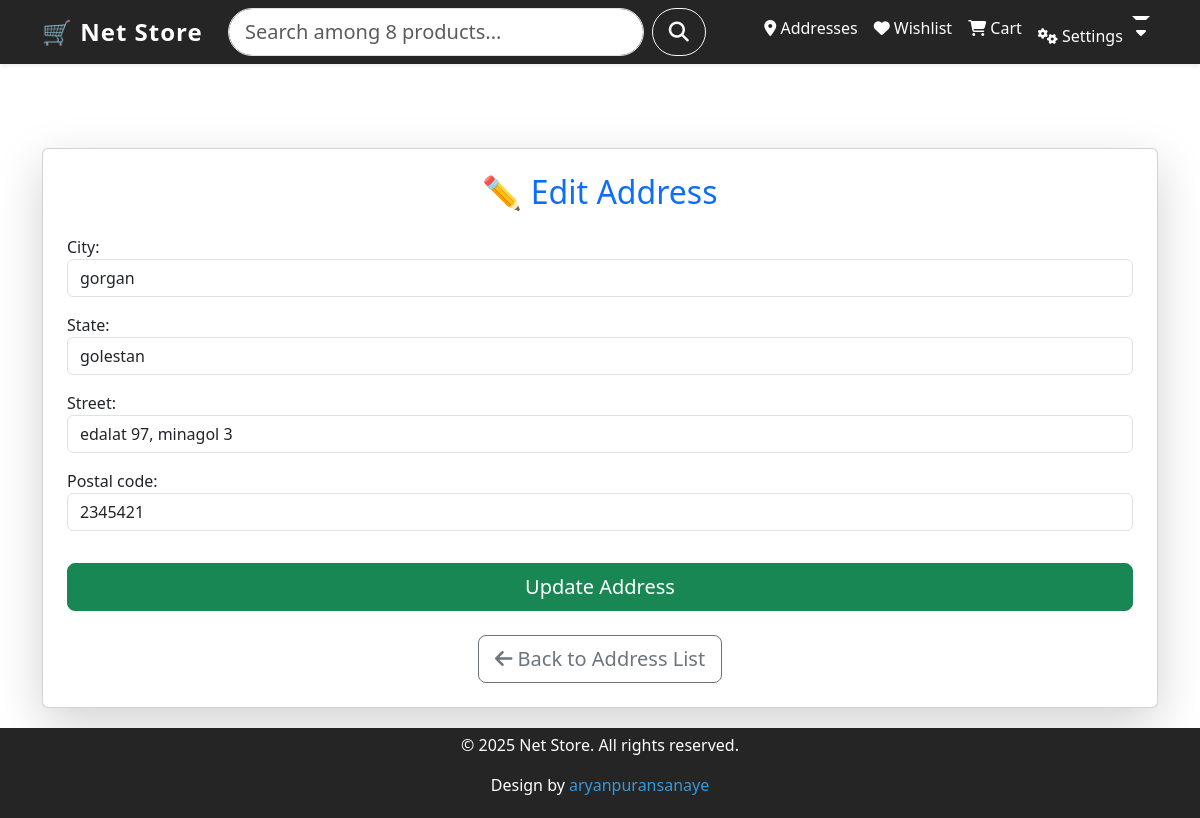
Screenshot of /customers/edit-address/4/ (signed in) with the database file from the repository.
### customers/models.py (models this page shows, shortened)
class Address(models.Model):
    customer = models.ForeignKey(Customer, on_delete=models.CASCADE)
    city = models.CharField(max_length=100)
    state = models.CharField(max_length=100)
    street = models.CharField(max_length=255)
    postal_code = models.CharField(max_length=10)
    is_active = models.BooleanField(default = False)
    created_at = models.DateTimeField(auto_now_add=True)

### customers/views.py (the view)
# urls.py: path('edit-address/<int:address_id>/', views.edit_address, name='edit-address'),
@login_required
def edit_address(request, address_id):
    address = get_object_or_404(Address, id=address_id, customer=request.user.customer)
    if request.method == 'POST':
        form = AddressForm(request.POST, instance=address)
        if form.is_valid():
            form.save()
            messages.success(request, "Your address has been updated successfully.")
            return redirect('customers:address-list')
    else:
        form = AddressForm(instance=address)
    return render(request, 'customers/edit_address.html', {'form': form})

### customers/forms.py
class AddressForm(forms.ModelForm):
    class Meta:
        model = Address
        fields = ['city', 'state', 'street', 'postal_code']
        widgets = {
            'city': forms.TextInput(attrs={'class': 'form-control'}),
            'state': forms.TextInput(attrs={'class': 'form-control'}),
            'street': forms.TextInput(attrs={'class': 'form-control'}),
            'postal_code': forms.TextInput(attrs={'class': 'form-control'}),
        }

### products/context_processors.py (called while the page is built)
def products_count(request):
    count = Product.objects.count()
    return {'products_count': count}

### customers/templates/customers/edit_address.html (shortened to what this page needs)
{% extends "base.html" %}
{% block content %}
<div class="container mt-5">
    <div class="card shadow-lg p-4">
        <h2 class="text-center text-primary mb-4">✏️ Edit Address</h2>
        <form method="post" class="form-card">
            <div class="mb-3">
                {{ form.as_p }}
            </div>
            <button type="submit" class="btn btn-success btn-lg w-100 mt-3">Update Address</button>
        </form>
        <div class="d-flex justify-content-center mt-4">
            <a href="{% url 'customers:address-list' %}" class="btn btn-outline-secondary btn-lg">
                <i class="fas fa-arrow-left"></i> Back to Address List
            </a>
        </div>
    </div>
</div>
{% endblock %}

### templates/base.html (style rules this page uses)
html, body { height: 100%; margin: 0; display: flex; flex-direction: column; }

### rows the page displays
Address: city "gorgan", state "golestan", street "edalat 97, minagol 3", postal_code "2345421"
